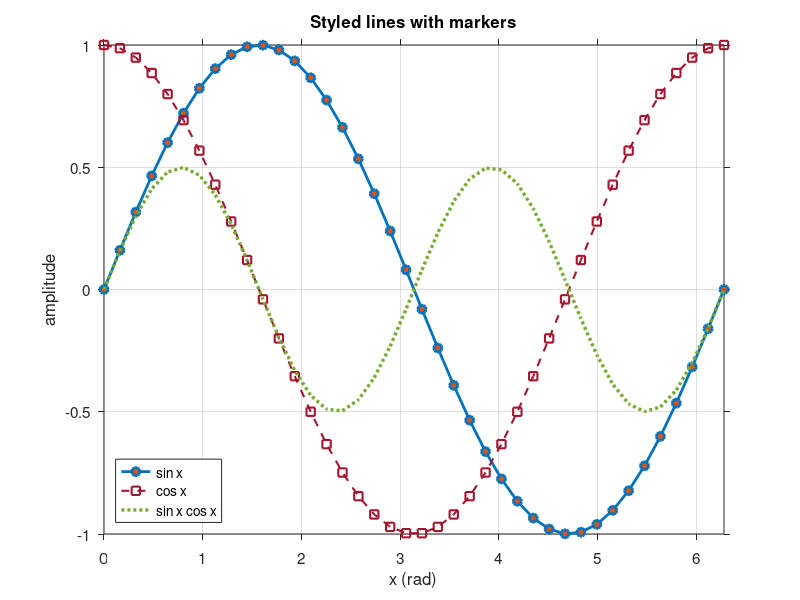

The MATLAB script that drew this image: (Note: this script raises an error after producing the figure.)
% MatOct gallery - run from the repository root:  matrw docs/examples/gallery.m
out = 'docs/img';
%% 1. styled 2-D line plot
f = figure('visible','off','Position',[100 100 800 500]);
x = linspace(0, 2*pi, 40);
plot(x, sin(x), '-o', 'LineWidth', 2, 'MarkerFaceColor', [0.85 0.33 0.1], 'MarkerSize', 6); hold on;
plot(x, cos(x), '--s', 'LineWidth', 1.5, 'Color', [0.64 0.08 0.18]);
plot(x, sin(x).*cos(x), ':', 'LineWidth', 2.5, 'Color', [0.47 0.67 0.19]); hold off;
grid on; xlim([0 2*pi]);
title('Styled lines with markers', 'FontSize', 14); xlabel('x (rad)'); ylabel('amplitude');
legend({'sin x', 'cos x', 'sin x cos x'}, 'Location', 'southwest');
set(gca, 'FontSize', 11, 'TickDir', 'out');
exportgraphics(f, [out '/example-line.png'], 'Resolution', 110); close(f);
%% 2. tiledlayout / subplot
f = figure('visible','off','Position',[100 100 900 600]);
tiledlayout(2,2);
nexttile; plot(1:20, cumsum(randn(1,20)), 'LineWidth', 2); title('random walk'); grid on;
nexttile; stairs(0:10, (0:10).^2/10, 'LineWidth', 1.5); title('stairs');
nexttile; stem(0:15, exp(-(0:15)/5), 'filled'); title('stem');
nexttile; scatter(randn(1,150), randn(1,150), 25, 'filled'); title('scatter');
exportgraphics(f, [out '/example-tiled.png'], 'Resolution', 100); close(f);
%% 3. surf / mesh
f = figure('visible','off','Position',[100 100 900 420]);
[X, Y] = meshgrid(-2:0.15:2);
Z = X .* exp(-X.^2 - Y.^2);
subplot(1,2,1); surf(X, Y, Z); title('surf'); colormap('parula'); colorbar;
subplot(1,2,2); mesh(X, Y, peaks(numel(X(1,:)))*0.1); title('mesh (peaks)');
exportgraphics(f, [out '/example-surf.png'], 'Resolution', 100); close(f);
%% 4. histogram / bar / pie
f = figure('visible','off','Position',[100 100 1000 360]);
subplot(1,3,1); hist(randn(1,2000), 30); title('hist');
subplot(1,3,2); bar([3 5 2 7 4]); title('bar'); set(gca,'XTick',1:5);
subplot(1,3,3); pie([30 20 25 25]); title('pie');
exportgraphics(f, [out '/example-bar-pie.png'], 'Resolution', 100); close(f);
%% 5. imagesc with colormap
f = figure('visible','off','Position',[100 100 640 500]);
imagesc(peaks(80)); colormap('jet'); colorbar; axis image;
title('imagesc(peaks(80)) with jet colormap');
exportgraphics(f, [out '/example-imagesc.png'], 'Resolution', 100); close(f);
disp('gallery done');
